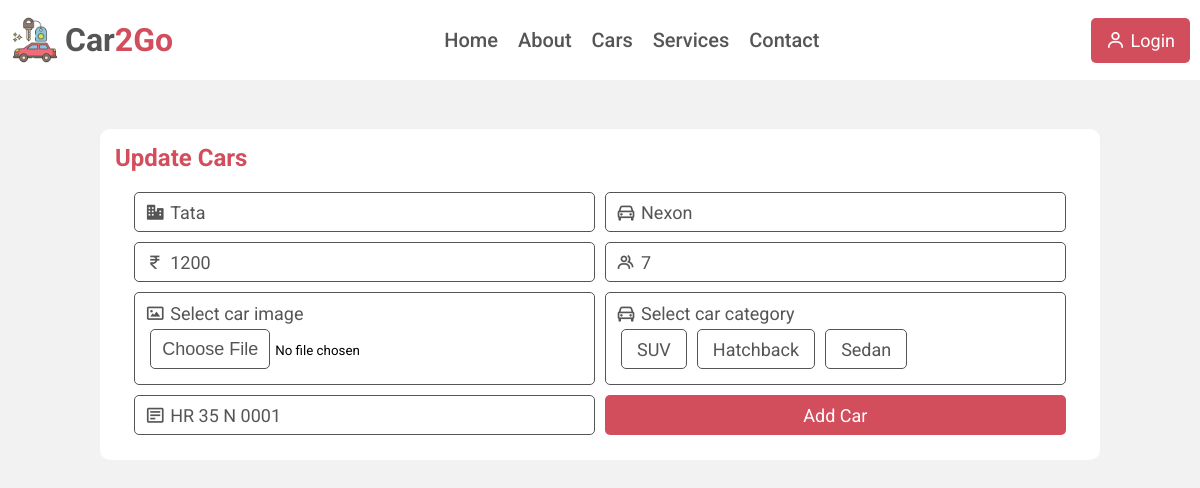
The app's page /update_cars.php?car_id=1 with its own data.
### tables this page shows
CREATE TABLE `cars` (
  `car_id` int(100) NOT NULL,
  `emp_id` int(100) NOT NULL,
  `car_company` varchar(2000) NOT NULL,
  `car_name` varchar(2000) NOT NULL,
  `rent` int(100) NOT NULL,
  `sheating` int(100) NOT NULL,
  `image` varchar(2000) NOT NULL,
  `car_cat` varchar(2000) NOT NULL,
  `car_no` varchar(2000) NOT NULL
);

### update_cars.php (the view, shortened to what this page needs)
<?php
include "./includes/header.php";
?>
<div class="magindiv" style="height: 100px;"></div>
<div class="addCarsDiv">
    <h2>Update Cars</h2>
    <?php
    if (isset($_GET['car_id'])) {
        $car_id = $_GET['car_id'];
        $emp_id = $_GET['emp_id'];
        $sql = "select * from cars where car_id='" . $car_id . "'";
        $query = mysqli_query($conn, $sql);
        if (mysqli_num_rows($query) == 1) {
            $row = mysqli_fetch_array($query);
            $car_comp = $row['car_company'];
            $car_name = $row['car_name'];
            $rent = $row['rent'];
            $car_cap = $row['sheating'];
            $car_no = $row['car_no'];
            echo "
                <form action='./update_cars.php' method='post' enctype='multipart/form-data'>
                <input type='number' name='emp_id' hidden value='$emp_id'>
                <input type='number' name='car_id' hidden value='$car_id'>
                <div class='inputDiv'>
                    <i class='bx bxs-business'></i>
                    <input type='text' name='car_comp' required placeholder='Car Company name' value='$car_comp'>
                </div>
                <div class='inputDiv'>
                    <i class='bx bx-car'></i>
                    <input type='text' name='car_name' required placeholder='Car name' value='$car_name'>
                </div>
                <div class='inputDiv'>
                    <i class='bx bx-rupee'></i>
                    <input type='number' name='rent' required placeholder='Rent price per day' value='$rent'>
                </div>
                <div class='inputDiv'>
                    <i class='bx bx-group'></i>
                    <input type='number' name='car_cap' placeholder='Sheating capacity include driver' value='$car_cap'>
                </div>
                <div class='imgDiv'>
                    <div class='title'>
                        <i class='bx bx-image'></i>
                        <p>Select car image</p>
                    </div>
                    <input type='file' name='image' placeholder='car image' required>
                </div>
                <div class='catDiv'>
                    <div class='title'>
                        <i class='bx bx-car'></i>
                        <p>Select car category</p>
                    </div>
                    <div class='cardDiv'>
                        <div class='card' onclick='carCat(`suv`)' id='suv'>
                            <p>SUV</p>
                        </div>
                        <div class='card' onclick='carCat(`hatchback`)' id='hatchback'>
                            <p>Hatchback</p>
                        </div>
                        <div class='card' onclick='carCat(`sedan`)' id='sedan'>
                            <p>Sedan</p>
                        </div>
                    </div>
                </div>
                <div class='inputDiv'>
            <i class='bx bx-detail'></i>
            <input type='text' name='car_no' placeholder='Car Number' required value='$car_no'>
        </div>
        <input type='submit' value='Add Car' class='btn'>
            </form>
                ";
        } else {
            echo "
                <script>
                    alert('error')
                </script>
            ";
        }
    } else {
        echo "
            <script>
                alert('error')
            </script>
        ";
    }
    ?>
</div>
<?php
include "./includes/script.php";
?>

### styles/style.css (style rules this page uses)
* { padding: 0; margin: 0; text-decoration: none; list-style: none; font-family: 'Roboto', sans-serif; box-sizing: border-box; }
body { background: #f2f2f2; }
html { scroll-behavior: smooth; }
.addCarsDiv { max-width: 1000px; background: #fff; padding: 10px; border-radius: 10px; margin: 10px auto; }
.addCarsDiv h2 { color: #D34e5c; margin: 5px; }
.addCarsDiv form { width: 100%; padding: 10px; display: flex; align-items: center; justify-content: center; flex-wrap: wrap; }
.addCarsDiv form .inputDiv { width: 48%; height: 40px; display: flex; align-items: center; justify-content: space-between; margin: 5px; border: 1px solid #555; border-radius: 5px; padding: 0 10px; font-size: 20px; color: #555; }
.addCarsDiv form .inputDiv input { width: 100%; height: 100%; font-size: 18px; color: #555; border: none; outline: none; background: transparent; }
.addCarsDiv form .inputDiv i { margin-right: 5px; }
.addCarsDiv form .imgDiv, .addCarsDiv form .catDiv { width: 48%; padding: 10px; margin: 5px; border: 1px solid #555; border-radius: 5px; }
.addCarsDiv form .imgDiv .title, .addCarsDiv form .catDiv .title { display: flex; font-size: 18px; color: #555; }
.addCarsDiv form .imgDiv .title i, .addCarsDiv form .catDiv .title i { font-size: 20px; margin-right: 5px; }
.addCarsDiv form .catDiv .cardDiv { display: flex; }
.addCarsDiv form .catDiv .cardDiv .card { padding: 0 15px; height: 40px; border: 1px solid #555; border-radius: 5px; margin: 5px; font-size: 18px; color: #555; display: flex; align-items: center; justify-content: center; cursor: pointer; }
.addCarsDiv form .btn { width: 48%; height: 40px; border: none; border-radius: 5px; margin: 5px; background: #D34e5c; font-size: 18px; outline: none; color: #fff; }

### records on screen
cars: car_comp "Tata", car_name "Nexon", rent "1200", car_cap "7", car_no "HR 35 N 0001"
